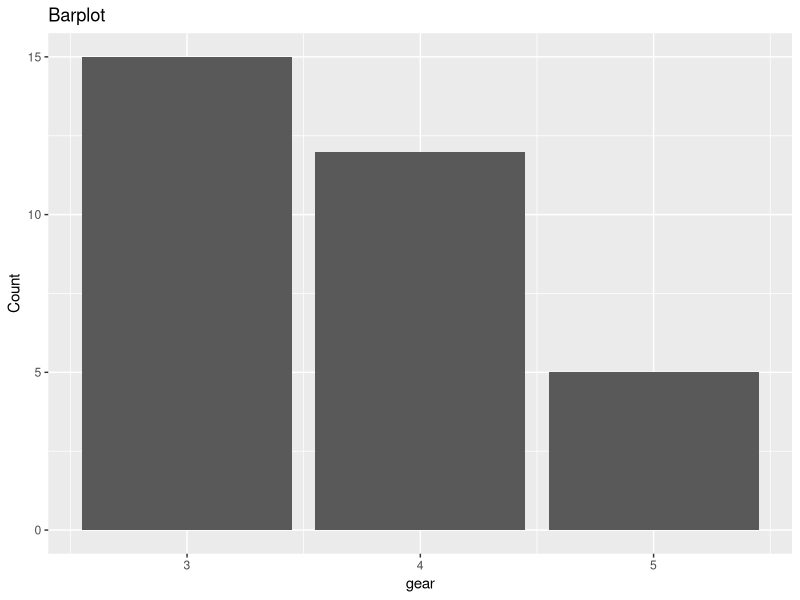
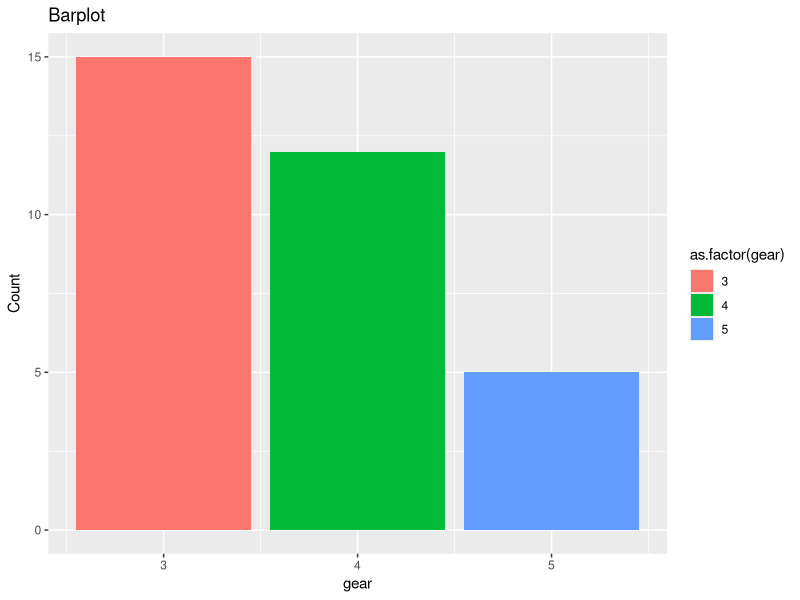
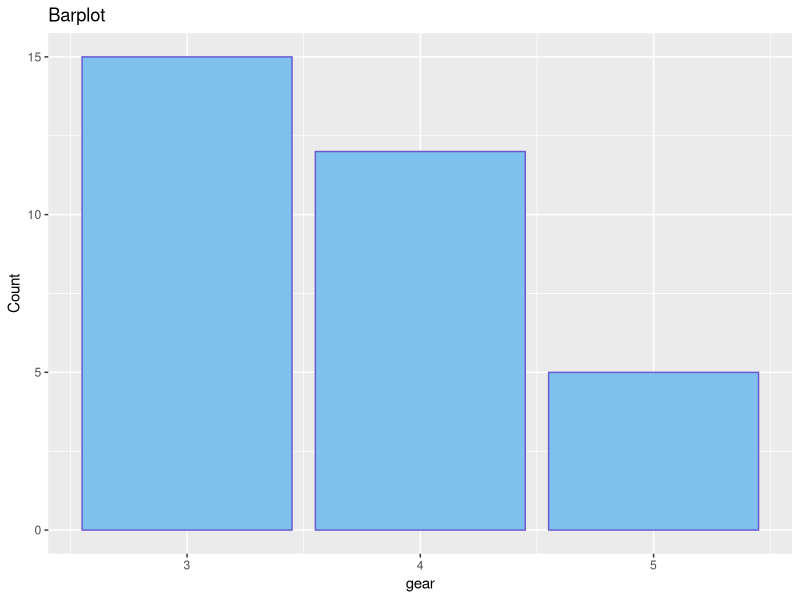
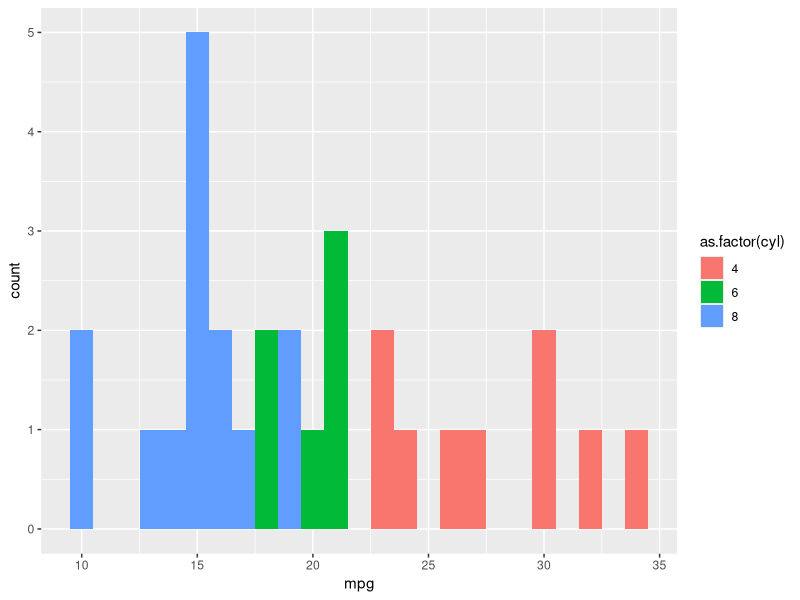
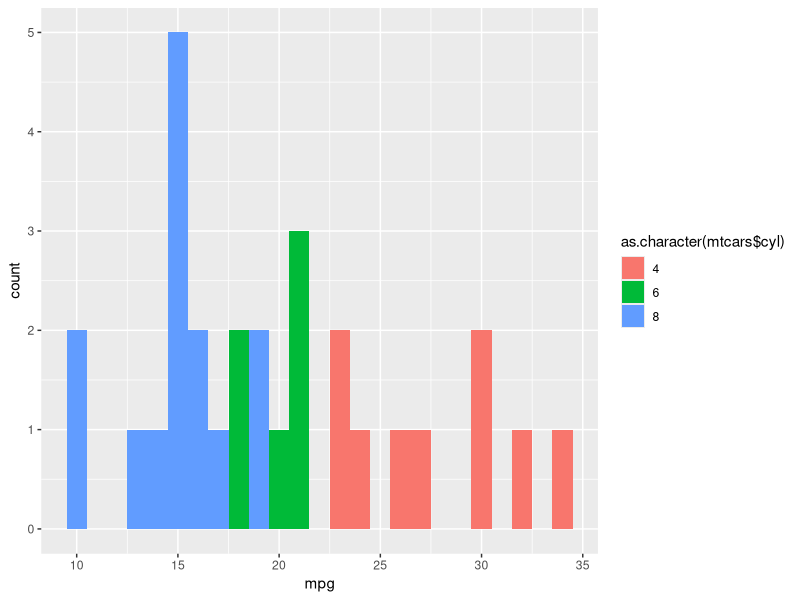
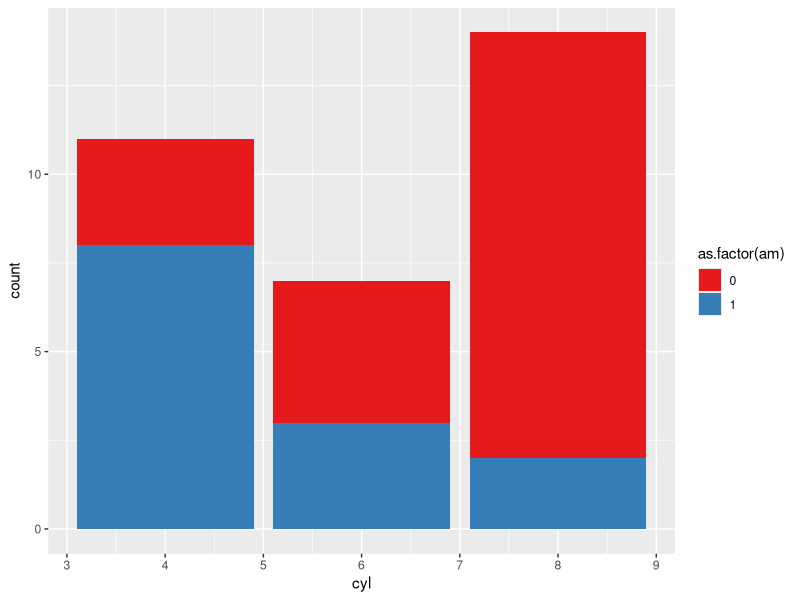
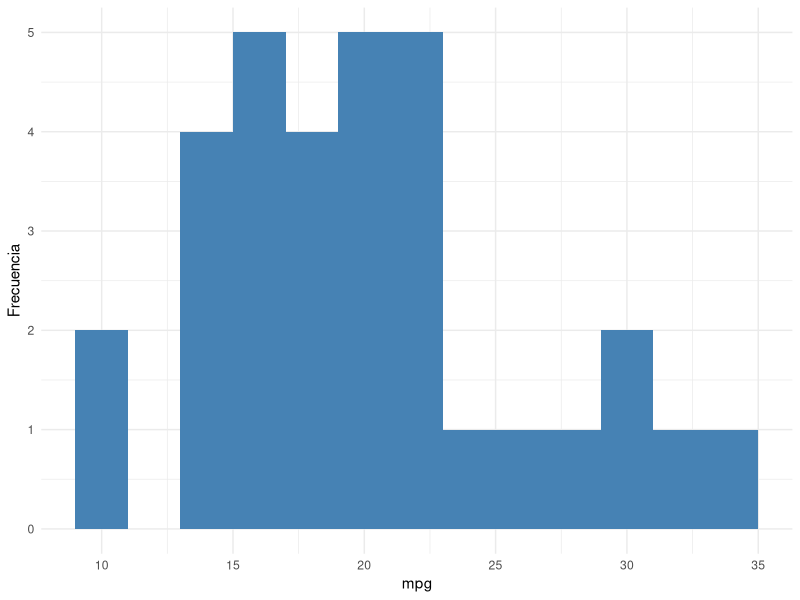

Here is the R script that generated these plots, in order: (Note: this script raises an error after producing the figures.)
## ---- chunk 1
library(ggplot2)

## ---- chunk 2
mtcars
## ---- chunk 3
ggplot(data = mtcars, aes(x = gear)) + geom_bar()  + 
  ggtitle("Barplot") + 
   xlab("gear") + 
  ylab("Count")  

## ---- chunk 4
ggplot(data = mtcars, aes(x = gear, fill = as.factor(gear))) + 
 geom_bar()  + 
  ggtitle("Barplot") + 
   xlab("gear") + 
  ylab("Count") 
## ---- chunk 5
ggplot(data = mtcars, aes(x = gear)) + 
  geom_bar(color = 'slateblue', fill = 'skyblue2') + 
  ggtitle("Barplot") + 
   xlab("gear") + 
  ylab("Count") 


## ---- chunk 6
ggplot(mtcars, aes(mpg, fill = as.factor(cyl))) +
  geom_histogram(binwidth = 1, position = "identity")
## ---- chunk 7
ggplot(mtcars, aes(mpg, fill = as.character(mtcars$cyl))) +
  geom_histogram(binwidth = 1, position = "identity")
## ---- chunk 8
ggplot(mtcars, aes(x = cyl, fill = as.factor(am))) +
  geom_bar() +
  scale_fill_brewer(palette = "Set1")
## ---- chunk 9
ggplot(mtcars, aes(x = mpg)) + 
  geom_histogram( fill = 'steelblue', binwidth=2) + 
  xlab("mpg") + 
  ylab("Frecuencia") + 
  theme_minimal()
## ---- chunk 10
ggplot(mtcars) + 
  geom_histogram( aes(x = mpg,fill = brand), binwidth=2) + 
  xlab("mpg") + 
  ylab("Frecuencia") + 
  theme_minimal()
## ---- chunk 11
ggplot(mtcars) + 
  geom_histogram( aes(x = mpg,fill = as.character(mtcars$cyl)), binwidth=2) + 
  facet_grid(as.character(mtcars$cyl)~., scales = 'free') +
  xlab("Carat") + 
  ylab("Frecuencia") + 
  theme_minimal()

## ---- chunk 12
# Basic scatter plot: wt on x-axis and mpg on y-axis; map cyl to col
ggplot(mtcars, aes(x=wt, y=mpg, color=cyl))+
geom_point(size=4)
## ---- chunk 13
ggplot(mtcars, aes(x = wt, y = mpg, col = cyl)) +
  geom_point() + # Copy from Plot 1
  geom_smooth(method="lm", se=FALSE)   # Fill in using instructions Plot 2
## ---- chunk 14
ggplot(mtcars, aes(x=mpg, y=qsec, col=factor(cyl), shape=factor(am)))+
geom_point()
## ---- chunk 15
# Add mapping: (hp/wt) onto size
ggplot(mtcars, aes(x=mpg, y=qsec, col=factor(cyl),shape=factor(am), size=(hp/wt)))+
geom_point()
## ---- chunk 16
diamonds
## ---- chunk 17
ggplot(diamonds, aes(x = carat, y = price)) +
  geom_point() +
  labs(title = "Scatter plot of Carat vs. Price")
## ---- chunk 18
ggplot(diamonds, aes(x = carat, y = price)) +
  geom_point() +
  geom_smooth(method = "lm", color = "blue") +
  labs(title = "Scatter plot of Carat vs. Price with Trend Line")
## ---- chunk 19
ggplot(diamonds, aes(x = carat, y = price, color = clarity)) +
  geom_point() +
  labs(title = "Scatter plot of Carat vs. Price by Clarity")
## ---- chunk 20
ggplot(diamonds, aes(x = carat)) +
  geom_histogram(binwidth = 0.1) +
  labs(title = "Histogram of Carat")
## ---- chunk 21
ggplot(diamonds, aes(x = carat, fill = cut)) +
  geom_histogram(binwidth = 0.1) +
  labs(title = "Histogram of Carat with Cut")
## ---- chunk 22
ggplot(diamonds, aes(x = carat)) +
  geom_histogram(binwidth = 0.1, fill = "blue", color = "black") +
  facet_grid(. ~ cut) + # Divide la gráfica por la variable 'cut' en columnas
  labs(title = "Histogram of Carat by Cut", x = "Carat", y = "Frequency")

## ---- chunk 23
diamonds
